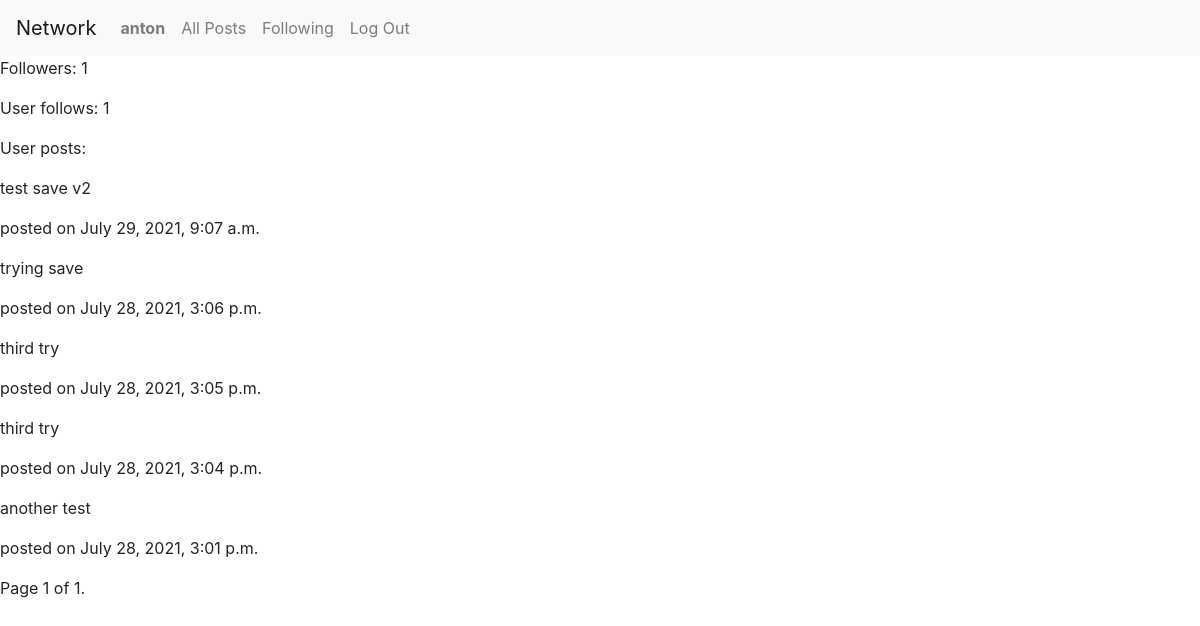
The page /profile (signed in) on the database its author committed.
### network/models.py (models this page shows)
class User(AbstractUser):
    pass

class Post(models.Model):
    author = models.ForeignKey(User, on_delete=models.CASCADE, null=True)
    content = models.CharField(max_length=128, default="empty")
    created = models.DateTimeField(auto_now_add=True)

### network/views.py (the view)
# urls.py: path("profile", views.profile, name="profile"),
def profile(request):
    posts = Post.objects.filter(author=request.user).order_by('-created')
    paginator = Paginator(posts, 10)
    page_number = request.GET.get('page')
    page_obj = paginator.get_page(page_number)
    return render(request, "network/profile.html", {
        "follows": Follower.objects.filter(follows=request.user).count(),
        "followed": Follower.objects.filter(followed=request.user).count(),
        "page_obj": page_obj
    })

### network/templates/network/profile.html (shortened to what this page needs)
{% extends "network/layout.html" %}
{% block body %}
    <p>Followers: {{followed}}</p>
    <p>User follows: {{follows}}</p>
    <p>User posts:</p>
    {% for post in page_obj %}
        <p>{{post.content}}</p>
        <p>posted on {{post.created}}</p>
    {%endfor%}
    <div class="pagination">
        <span class="step-links">
            <span class="current">
                Page {{ page_obj.number }} of {{ page_obj.paginator.num_pages }}.
            </span>
        </span>
    </div>
{% endblock %}

### network/templates/network/layout.html (shortened to what this page needs)
{% load static %}
<!DOCTYPE html>
<html lang="en">
    <head>
        <link rel="stylesheet" href="https://stackpath.bootstrapcdn.com/bootstrap/4.4.1/css/bootstrap.min.css">
        <link href="{% static 'network/styles.css' %}" rel="stylesheet">
    </head>
    <body>
        <nav class="navbar navbar-expand-lg navbar-light bg-light">
            <a class="navbar-brand" href="#">Network</a>
            <div>
              <ul class="navbar-nav mr-auto">
                {% if user.is_authenticated %}
                    <li class="nav-item">
                        <a class="nav-link" href="{% url 'profile' %}"><strong>{{ user.username }}</strong></a>
                    </li>
                {% endif %}
                <li class="nav-item">
                  <a class="nav-link" id="all_posts" href="{% url 'index' %}">All Posts</a>
                </li>
                {% if user.is_authenticated %}
                    <li class="nav-item">
                        <a class="nav-link" id="following" href="{% url 'following' %}">Following</a>
                    </li>
                    <li class="nav-item">
                        <a class="nav-link" href="{% url 'logout' %}">Log Out</a>
                    </li>
                {% endif %}
              </ul>
            </div>
          </nav>
        <div class="body">
            {% block body %}
            {% endblock %}
        </div>
    </body>
</html>

### rows shown on the page
User: username "anton"
Post: content "test save v2", created "July 29, 2021, 9:07 a.m."
Post: content "trying save", created "July 28, 2021, 3:06 p.m."
Post: content "third try", created "July 28, 2021, 3:05 p.m."
Post: content "third try", created "July 28, 2021, 3:04 p.m."
Post: content "another test", created "July 28, 2021, 3:01 p.m."

### other values the page prints
{{ followed }} "1"
{{ follows }} "1"
{{ page_obj.number }} "1"
{{ page_obj.paginator.num_pages }} "1"
